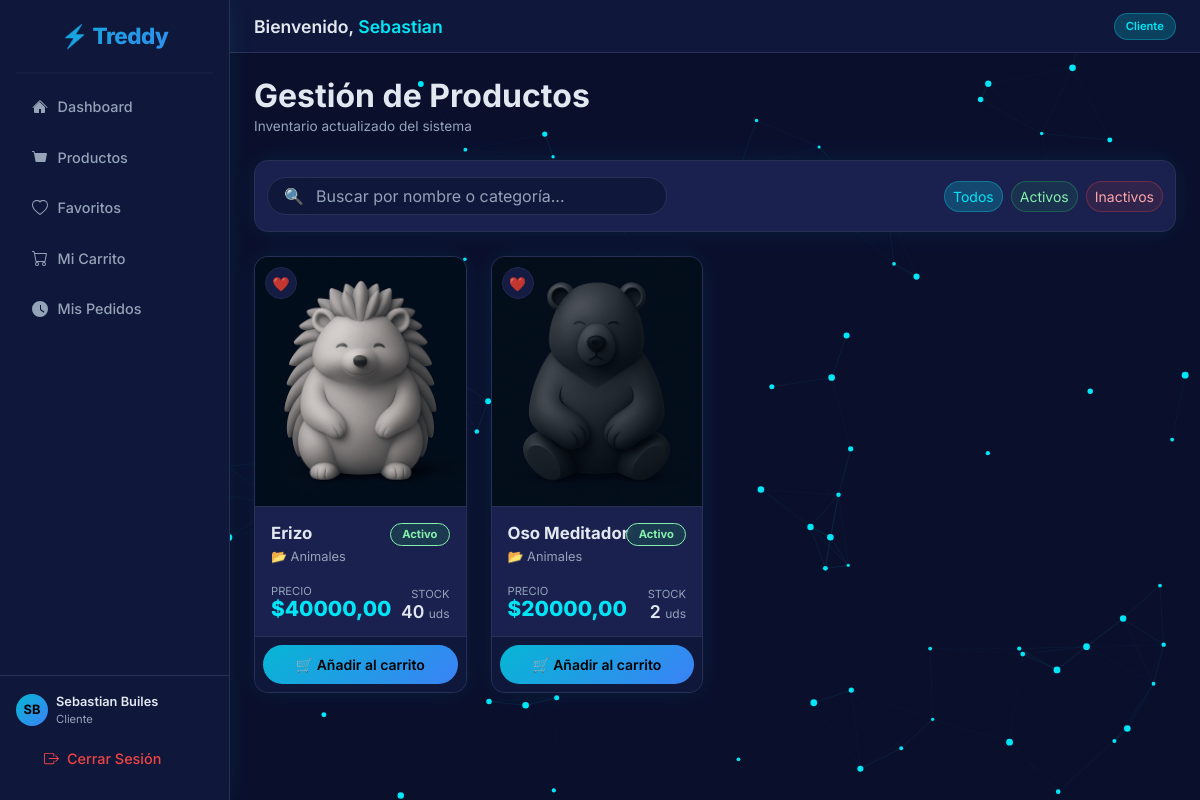
Before: /productos/ (signed in) with the older database file.
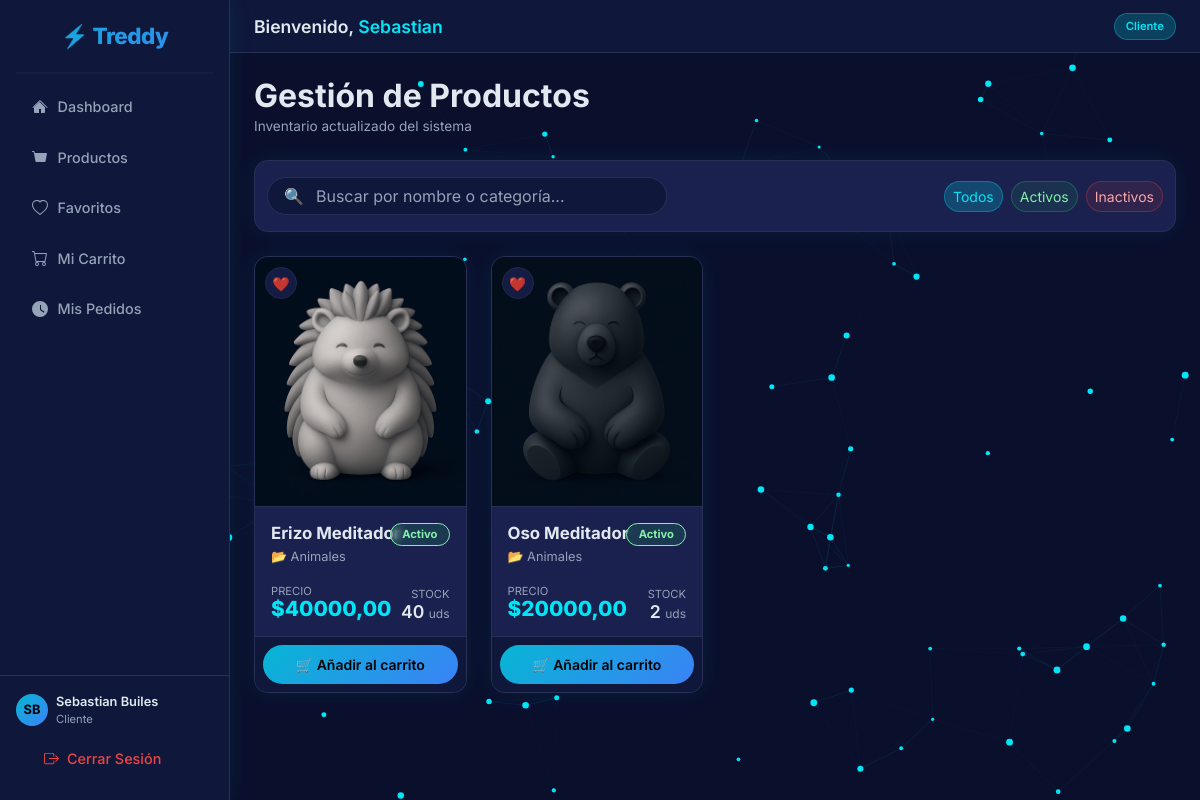
After: the same page with the newer database file.
### usuarios/models.py (models this page shows, shortened)
class Usuario(AbstractUser):
    ROLES = (
        ('Administrador', 'Administrador'),
        ('Vendedor', 'Vendedor'),
        ('Cliente', 'Cliente'),
    )
    ESTADOS = (
        ('Activo', 'Activo'),
        ('Inactivo', 'Inactivo'),
        ('Pendiente', 'Pendiente'),
    )
    email = models.EmailField(unique=True, max_length=150)
    telefono = models.CharField(
        max_length=20,
        blank=True,
        null=True,
        validators=[RegexValidator(r'^\+?1?\d{9,15}$', 'El número de teléfono debe ingresarse en el formato: "+999999999". Hasta 15 dígitos permitidos.')]
    )
    tipo_usuario = models.CharField(max_length=20, choices=ROLES, default='Cliente')
    estado = models.CharField(max_length=20, choices=ESTADOS, default='Pendiente')
    USERNAME_FIELD = 'email'
    REQUIRED_FIELDS = ['username', 'first_name', 'last_name']

### productos/models.py (models this page shows, shortened)
class Producto(models.Model):
    ESTADOS = (
        ('activo', 'Activo'),
        ('inactivo', 'Inactivo'),
    )
    nombre = models.CharField(max_length=150, validators=[MinLengthValidator(3, 'El nombre debe tener al menos 3 caracteres.')])
    descripcion = models.TextField(blank=True, null=True)
    precio_base = models.DecimalField(max_digits=10, decimal_places=2, validators=[MinValueValidator(0.01, 'El precio debe ser mayor a 0.')])
    stock = models.IntegerField(default=0, validators=[MinValueValidator(0, 'El stock no puede ser negativo.')])
    estado = models.CharField(max_length=20, choices=ESTADOS, default='activo')
    categoria = models.CharField(max_length=100, blank=True, null=True, validators=[RegexValidator(r'^[a-zA-ZáéíóúÁÉÍÓÚñÑ0-9\s]+$', 'La categoría solo debe contener letras y números.')])
    imagen = models.ImageField(upload_to='productos/', blank=True, null=True)
    created_at = models.DateTimeField(auto_now_add=True)
    updated_at = models.DateTimeField(auto_now=True)

### productos/views.py (the view)
# urls.py: path('', views.producto_list, name='productos_list'),
@login_required
def producto_list(request):
    productos = Producto.objects.all().order_by('-created_at')
    if request.headers.get('X-Requested-With') == 'XMLHttpRequest':
        return render(request, 'productos/partials/producto_list.html', {'productos': productos})
    return render(request, 'productos/producto_list.html', {'productos': productos})

### templates/productos/producto_list.html (shortened to what this page needs)
{% extends 'base.html' %}
{% block content %}
    {% include 'productos/partials/producto_list.html' %}
{% endblock %}

### templates/base.html (shortened to what this page needs)
<!DOCTYPE html>
<html lang="es-co">
<head>
    {% load static %}
    <link rel="stylesheet" href="{% static 'css/bootstrap.min.css' %}">
    <link rel="stylesheet" href="{% static 'css/vendor/sweetalert2.min.css' %}">
    <link rel="stylesheet" href="{% static 'css/vendor/nprogress.min.css' %}">
    <link rel="stylesheet" href="{% static 'css/custom.css' %}">
</head>
<body>
<div class="d-flex" style="min-height:100vh;">
    <nav class="sidebar d-flex flex-column" style="width:230px; min-width:230px; min-height:100vh; position:sticky; top:0;">
        <a class="sidebar-brand" href="{% url 'dashboard' %}">⚡ Treddy</a>
        <hr class="border-bottom mx-3 my-0">
        <ul class="nav flex-column flex-grow-1 mt-2 px-1">
            <li class="nav-item">
                <a class="nav-link spa-link" href="#" data-url="{% url 'dashboard' %}">
                    <svg width="16" height="16" fill="currentColor" viewBox="0 0 16 16"><path d="M8 3.293l5 5V13a1 1 0 0 1-1 1H9v-4H7v4H3a1 1 0 0 1-1-1V8.293l5-5z"/><path d="M7.293 1.5a1 1 0 0 1 1.414 0l6.647 6.646a.5.5 0 0 1-.708.708L8 2.207 1.354 8.854a.5.5 0 1 1-.708-.708L7.293 1.5z"/></svg>
                    Dashboard
                </a>
            </li>
            <li class="nav-item">
                <a class="nav-link spa-link" href="#" data-url="{% url 'productos_list' %}">
                    <svg width="16" height="16" fill="currentColor" viewBox="0 0 16 16"><path d="M0 1.5A.5.5 0 0 1 .5 1H2a.5.5 0 0 1 .485.379L2.89 3H14.5a.5.5 0 0 1 .491.592l-1.5 8A.5.5 0 0 1 13 12H4a.5.5 0 0 1-.491-.408L2.01 3.607 1.61 2H.5a.5.5 0 0 1-.5-.5z"/></svg>
                    Productos
                </a>
            </li>
            {% if user.tipo_usuario == 'Cliente' %}
            <li class="nav-item">
                <a class="nav-link spa-link" href="#" data-url="{% url 'favoritos_list' %}">
                    Favoritos
                </a>
            </li>
            <li class="nav-item">
                <a class="nav-link spa-link" href="#" data-url="{% url 'view_cart' %}">
                    Mi Carrito
                </a>
            </li>
            <li class="nav-item">
                <a class="nav-link spa-link" href="#" data-url="{% url 'pedidos_list' %}">
                    <svg width="16" height="16" fill="currentColor" viewBox="0 0 16 16"><path d="M8 0a8 8 0 1 0 0 16A8 8 0 0 0 8 0zm1 4v4.25l3.5 2.5-.75 1L8 9V4h1z"/></svg>
                    Mis Pedidos
                </a>
            </li>
            {% endif %}
        </ul>
        <div class="px-3 py-3 border-top" style="border-color: var(--treddy-border) !important;">
            <div class="d-flex align-items-center gap-2 mb-2">
                <div style="width:32px;height:32px;border-radius:50%;background:var(--treddy-grad);display:flex;align-items:center;justify-content:center;font-weight:700;color:#000;font-size:0.8rem;flex-shrink:0;">
                    {{ user.first_name|slice:":1"|upper }}{{ user.last_name|slice:":1"|upper }}
                </div>
                <div style="overflow:hidden;">
                    <div style="font-size:0.8rem;font-weight:600;color:var(--treddy-text);white-space:nowrap;overflow:hidden;text-overflow:ellipsis;">
                        {{ user.first_name }} {{ user.last_name }}
                    </div>
                    <div style="font-size:0.7rem;color:var(--treddy-muted);">{{ user.tipo_usuario }}</div>
                </div>
            </div>
            <a class="nav-link text-danger d-flex align-items-center gap-2" href="{% url 'logout' %}">
                Cerrar Sesión
            </a>
        </div>
    </nav>
    <main class="flex-grow-1" style="overflow-x:hidden;">
        <div class="topbar d-flex justify-content-between align-items-center">
            <h1 class="mb-0">
                Bienvenido, <span style="color:var(--treddy-cyan);">{{ user.first_name }}</span>
            </h1>
            <span class="badge-role">{{ user.tipo_usuario }}</span>
        </div>
        <div id="spa-container" class="p-4">
            {% block content %}{% endblock %}
        </div>
    </main>
</div>
</body>
</html>

### templates/productos/partials/producto_list.html (shortened to what this page needs)
<div class="d-flex justify-content-between align-items-center mb-4">
    <div>
        <h2 class="fw-bold mb-0" style="color:var(--treddy-text);">Gestión de Productos</h2>
        <p class="mb-0" style="color:var(--treddy-muted);font-size:0.85rem;">Inventario actualizado del sistema</p>
    </div>
</div>
<div class="card mb-4 p-2 border-0" style="background:var(--treddy-panel); box-shadow:none;">
    <div class="card-body d-flex flex-column flex-md-row gap-3 align-items-center justify-content-between py-2 px-1">
        <div class="d-flex align-items-center px-3"
            style="max-width: 400px; width:100%; background:var(--treddy-panel); border:1px solid var(--treddy-border); border-radius:50px; overflow:hidden;">
            <span style="color:var(--treddy-muted);">🔍</span>
            <input type="text" id="searchInput" class="form-control bg-transparent"
                placeholder="Buscar por nombre o categoría..."
                style="border:none !important; box-shadow:none !important; color:var(--treddy-text);">
        </div>
        <div class="d-flex gap-2 mt-3 mt-md-0">
            <button class="btn btn-sm filter-btn active" data-filter="all"
                style="background:var(--treddy-cyan-dim); color:var(--treddy-cyan); border:1px solid rgba(0,230,246,0.3); border-radius:50px;">Todos</button>
            <button class="btn btn-sm filter-btn" data-filter="activo"
                style="background:rgba(34,197,94,0.1); color:#86efac; border:1px solid rgba(34,197,94,0.3); border-radius:50px;">Activos</button>
            <button class="btn btn-sm filter-btn" data-filter="inactivo"
                style="background:rgba(239,68,68,0.1); color:#fca5a5; border:1px solid rgba(239,68,68,0.3); border-radius:50px;">Inactivos</button>
        </div>
    </div>
</div>
<div class="row row-cols-1 row-cols-md-2 row-cols-lg-3 row-cols-xl-4 g-4" id="productsGrid">
    {% for producto in productos %}
    <div class="col product-item" data-name="{{ producto.nombre|lower }}" data-cat="{{ producto.categoria|lower }}"
        data-status="{{ producto.estado }}">
        <div class="card h-100 treddy-card-hover overflow-hidden">
            <div class="position-relative">
                {% if producto.imagen %}
                <div
                    style="height:250px; background:var(--treddy-bg); border-bottom:1px solid var(--treddy-border); overflow:hidden;">
                    <img src="{{ producto.imagen.url }}" alt="{{ producto.nombre }}"
                        style="width:100%; height:100%; object-fit:cover; transition: transform 0.3s ease;"
                        onmouseover="this.style.transform='scale(1.08)'" onmouseout="this.style.transform='scale(1)'">
                </div>
                {% else %}
                <div class="d-flex align-items-center justify-content-center"
                    style="height:250px;background:var(--treddy-bg);border-bottom:1px solid var(--treddy-border);">
                    <span style="font-size:3rem; opacity:0.5;">📦</span>
                </div>
                {% endif %}
                {% if request.user.tipo_usuario == 'Cliente' %}
                <button class="btn btn-sm btn-light position-absolute btn-fav" data-pk="{{ producto.pk }}"
                    style="top: 10px; left: 10px; border-radius: 50%; width: 32px; height: 32px; padding: 0; display:flex; align-items:center; justify-content:center; opacity:0.8; transition: opacity 0.2s; z-index:10; color: #ff4b4b;">
                    ❤️
                </button>
                {% endif %}
            </div>
            <div class="card-body position-relative">
                <span
                    class="badge position-absolute top-0 end-0 m-3 {% if producto.estado == 'activo' %}bg-success-subtle text-success{% else %}bg-danger-subtle text-danger{% endif %}"
                    style="font-size:0.7rem;border-radius:50px;padding:0.3rem 0.7rem; backdrop-filter:blur(4px); border:1px solid currentColor;">
                    {{ producto.estado|title }}
                </span>
                <h5 class="card-title fw-bold mb-1 pe-5" style="font-size:1.05rem;" title="{{ producto.nombre }}">
                    {{ producto.nombre|truncatechars:25 }}
                </h5>
                <p style="color:var(--treddy-muted);font-size:0.8rem;margin-bottom:0.8rem;">
                    📂 {{ producto.categoria|default:"Sin categoría" }}
                </p>
                <div class="d-flex justify-content-between align-items-end mt-3">
                    <div>
                        <div style="color:var(--treddy-muted);font-size:0.7rem;text-transform:uppercase;">Precio</div>
                        <div style="color:var(--treddy-cyan);font-size:1.3rem;font-weight:800;line-height:1;">
                            ${{ producto.precio_base }}
                        </div>
                    </div>
                    <div class="text-end">
                        <div style="color:var(--treddy-muted);font-size:0.7rem;text-transform:uppercase;">Stock</div>
                        <div style="color:var(--treddy-text);font-size:1.1rem;font-weight:600;line-height:1;">
                            {{ producto.stock }} <span
                                style="font-size:0.75rem;font-weight:400;color:var(--treddy-muted);">uds</span>
                        </div>
                    </div>
                </div>
            </div>
            {% if request.user.tipo_usuario != 'Cliente' %}
            <div class="card-footer p-2 d-flex gap-2 bg-transparent border-0">
                <button class="btn btn-outline-primary btn-sm flex-fill spa-link" style="border-radius:0.5rem;"
                    data-url="{% url 'producto_update' producto.pk %}">
                    ✏️ Editar
                </button>
                <button type="button" class="btn btn-outline-danger btn-sm flex-fill btn-delete"
                    style="border-radius:0.5rem;" data-url="{% url 'producto_delete' producto.pk %}"
                    data-name="{{ producto.nombre }}">
                    🗑️ Eliminar
                </button>
            </div>
            {% else %}
            <div class="card-footer p-2 d-flex gap-2 bg-transparent border-0">
                <button class="btn btn-primary w-100 btn-sm btn-add-cart" style="border-radius:0.5rem;"
                    data-pk="{{ producto.pk }}">
                    🛒 Añadir al carrito
                </button>
            </div>
            {% endif %}
        </div>
    </div>
    {% endfor %}
</div>

### static/css/custom.css (style rules this page uses)
:root { --treddy-bg: #0A0F2C; --treddy-panel: #0F173A; --treddy-card: #1a214f; --treddy-border: #2a3055; --treddy-cyan: #00E6F6; --treddy-cyan-dim: rgba(0, 230, 246, 0.20); --treddy-text: #e2e8f0; --treddy-muted: #94a3b8; --treddy-grad: linear-gradient(135deg, #06b6d4, #3b82f6); --treddy-radius: 0.85rem; --treddy-shadow: 0 0 24px rgba(0, 230, 246, 0.08); --bs-body-bg: var(--treddy-bg); --bs-body-color: var(--treddy-text); --bs-primary: #06b6d4; --bs-primary-rgb: 6, 182, 212; --bs-border-color: var(--treddy-border); --bs-card-bg: var(--treddy-card); --bs-font-sans-serif: 'Inter', Arial, Helvetica, sans-serif; }
*, *::before, *::after { box-sizing: border-box; }
body { background-color: var(--treddy-bg) !important; color: var(--treddy-text) !important; font-family: var(--bs-font-sans-serif) !important; }
.sidebar { background: var(--treddy-panel) !important; border-right: 1px solid var(--treddy-border) !important; box-shadow: var(--treddy-shadow) !important; }
.sidebar-brand { font-size: 1.4rem; font-weight: 800; letter-spacing: -0.5px; background: var(--treddy-grad); -webkit-background-clip: text; -webkit-text-fill-color: transparent; background-clip: text; padding: 1.2rem 1rem; display: block; text-align: center; }
.sidebar .nav-link { color: var(--treddy-muted) !important; padding: 0.75rem 1.25rem; border-radius: 0.6rem; margin: 0.15rem 0.5rem; font-size: 0.9rem; font-weight: 500; transition: all 0.2s ease; display: flex; align-items: center; gap: 0.6rem; text-decoration: none !important; }
.sidebar .nav-link.text-danger { color: #ef4444 !important; }
.topbar { background: var(--treddy-panel); border-bottom: 1px solid var(--treddy-border); padding: 0.8rem 1.5rem; }
.topbar h1 { font-size: 1.1rem; font-weight: 600; color: var(--treddy-text); }
.topbar .badge-role { font-size: 0.7rem; background: var(--treddy-cyan-dim); color: var(--treddy-cyan); border: 1px solid rgba(0, 230, 246, 0.3); padding: 0.25rem 0.7rem; border-radius: 50px; font-weight: 600; }
.card { background: var(--treddy-card) !important; border: 1px solid var(--treddy-border) !important; border-radius: var(--treddy-radius) !important; color: var(--treddy-text) !important; box-shadow: var(--treddy-shadow) !important; transition: transform 0.2s ease, box-shadow 0.2s ease !important; }
.card-footer { background: var(--treddy-panel) !important; border-top: 1px solid var(--treddy-border) !important; }
.form-control, .form-select { background: var(--treddy-panel) !important; border: 1px solid var(--treddy-border) !important; color: var(--treddy-text) !important; border-radius: 0.6rem !important; }
.form-control::placeholder { color: var(--treddy-muted) !important; }
.btn-primary { background: var(--treddy-grad) !important; border: none !important; color: #000 !important; font-weight: 600 !important; border-radius: 50px !important; padding: 0.55rem 1.5rem !important; transition: opacity 0.2s, transform 0.15s !important; }
.btn-light { background: var(--treddy-card) !important; border: 1px solid var(--treddy-border) !important; color: var(--treddy-muted) !important; border-radius: 50px !important; }
.bg-success-subtle { background: rgba(34, 197, 94, 0.15) !important; }
.text-success { color: #86efac !important; }
.text-danger { color: #fca5a5 !important; }
.border-bottom { border-color: var(--treddy-border) !important; }
.treddy-card-hover { transition: transform 0.2s ease, box-shadow 0.2s ease, border-color 0.2s ease; }

Changed rows visible on the page:
changed Producto: nombre "Erizo" → "Erizo Meditador"
